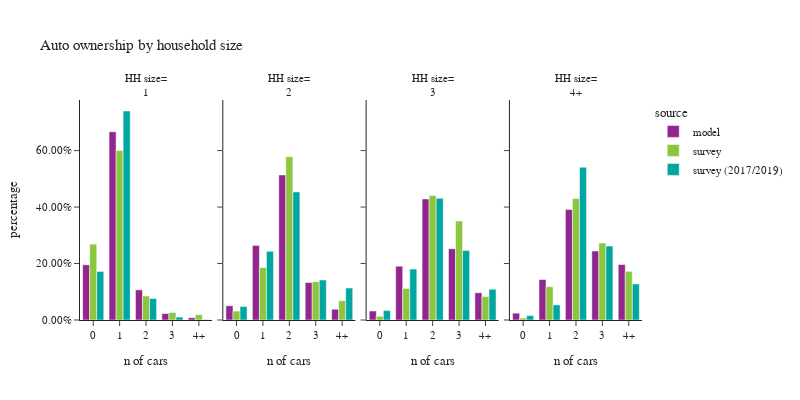

Notebook cell for this chart:
### Code cell
plot_auto(hh,'hhsize_simple','household size', 'HH size')

### Figure 1 — Plotly figure (JSON) as saved in the notebook; plotly's stock layout.template omitted (floating-point values rounded to 4 significant figures)
{"data": [{"alignmentgroup": "True", "customdata": [[94418], [321858], [51528], [10950], [3973]], "hovertemplate": "source=model<br>hhsize_simple=1<br>auto_ownership_simple=%{x}<br>percentage=%{y}<br>sample count=%{customdata[0]}<extra></extra>", "legendgroup": "model", "marker": {"color": "#91268F", "pattern": {"shape": ""}}, "name": "model", "offsetgroup": "model", "orientation": "v", "showlegend": true, "textposition": "auto", "type": "bar", "x": ["0", "1", "2", "3", "4+"], "xaxis": "x", "y": [0.1956, 0.6667, 0.1067, 0.02268, 0.00823], "yaxis": "y"}, {"alignmentgroup": "True", "customdata": [[29499], [154021], [299472], [77451], [22391]], "hovertemplate": "source=model<br>hhsize_simple=2<br>auto_ownership_simple=%{x}<br>percentage=%{y}<br>sample count=%{customdata[0]}<extra></extra>", "legendgroup": "model", "marker": {"color": "#91268F", "pattern": {"shape": ""}}, "name": "model", "offsetgroup": "model", "orientation": "v", "showlegend": false, "textposition": "auto", "type": "bar", "x": ["0", "1", "2", "3", "4+"], "xaxis": "x2", "y": [0.05061, 0.2643, 0.5138, 0.1329, 0.03842], "yaxis": "y2"}, {"alignmentgroup": "True", "customdata": [[8709], [51850], [116820], [68818], [26307]], "hovertemplate": "source=model<br>hhsize_simple=3<br>auto_ownership_simple=%{x}<br>percentage=%{y}<br>sample count=%{customdata[0]}<extra></extra>", "legendgroup": "model", "marker": {"color": "#91268F", "pattern": {"shape": ""}}, "name": "model", "offsetgroup": "model", "orientation": "v", "showlegend": false, "textposition": "auto", "type": "bar", "x": ["0", "1", "2", "3", "4+"], "xaxis": "x3", "y": [0.03196, 0.1903, 0.4287, 0.2525, 0.09654], "yaxis": "y3"}, {"alignmentgroup": "True", "customdata": [[9639], [57057], [155883], [97288], [78197]], "hovertemplate": "source=model<br>hhsize_simple=4+<br>auto_ownership_simple=%{x}<br>percentage=%{y}<br>sample count=%{customdata[0]}<extra></extra>", "legendgroup": "model", "marker": {"color": "#91268F", "pattern": {"shape": ""}}, "name": "model", "offsetgroup": "model", "orientation": "v", "showlegend": false, "textposition": "auto", "type": "bar", "x": ["0", "1", "2", "3", "4+"], "xaxis": "x4", "y": [0.02421, 0.1433, 0.3916, 0.2444, 0.1964], "yaxis": "y4"}, {"alignmentgroup": "True", "customdata": [[486], [910], [110], [23], [13]], "hovertemplate": "source=survey<br>hhsize_simple=1<br>auto_ownership_simple=%{x}<br>percentage=%{y}<br>sample count=%{customdata[0]}<extra></extra>", "legendgroup": "survey", "marker": {"color": "#8CC63E", "pattern": {"shape": ""}}, "name": "survey", "offsetgroup": "survey", "orientation": "v", "showlegend": true, "textposition": "auto", "type": "bar", "x": ["0", "1", "2", "3", "4+"], "xaxis": "x", "y": [0.2688, 0.6006, 0.08505, 0.02663, 0.01896], "yaxis": "y"}, {"alignmentgroup": "True", "customdata": [[76], [480], [573], [126], [52]], "hovertemplate": "source=survey<br>hhsize_simple=2<br>auto_ownership_simple=%{x}<br>percentage=%{y}<br>sample count=%{customdata[0]}<extra></extra>", "legendgroup": "survey", "marker": {"color": "#8CC63E", "pattern": {"shape": ""}}, "name": "survey", "offsetgroup": "survey", "orientation": "v", "showlegend": false, "textposition": "auto", "type": "bar", "x": ["0", "1", "2", "3", "4+"], "xaxis": "x2", "y": [0.03147, 0.1859, 0.5786, 0.1355, 0.06855], "yaxis": "y2"}, {"alignmentgroup": "True", "customdata": [[6], [109], [162], [55], [19]], "hovertemplate": "source=survey<br>hhsize_simple=3<br>auto_ownership_simple=%{x}<br>percentage=%{y}<br>sample count=%{customdata[0]}<extra></extra>", "legendgroup": "survey", "marker": {"color": "#8CC63E", "pattern": {"shape": ""}}, "name": "survey", "offsetgroup": "survey", "orientation": "v", "showlegend": false, "textposition": "auto", "type": "bar", "x": ["0", "1", "2", "3", "4+"], "xaxis": "x3", "y": [0.013, 0.112, 0.4413, 0.3505, 0.08326], "yaxis": "y3"}, {"alignmentgroup": "True", "customdata": [[4], [77], [189], [64], [34]], "hovertemplate": "source=survey<br>hhsize_simple=4+<br>auto_ownership_simple=%{x}<br>percentage=%{y}<br>sample count=%{customdata[0]}<extra></extra>", "legendgroup": "survey", "marker": {"color": "#8CC63E", "pattern": {"shape": ""}}, "name": "survey", "offsetgroup": "survey", "orientation": "v", "showlegend": false, "textposition": "auto", "type": "bar", "x": ["0", "1", "2", "3", "4+"], "xaxis": "x4", "y": [0.006874, 0.1179, 0.4302, 0.2726, 0.1725], "yaxis": "y4"}, {"alignmentgroup": "True", "customdata": [[773], [1585], [123], [22], [4]], "hovertemplate": "source=survey (2017/2019)<br>hhsize_simple=1<br>auto_ownership_simple=%{x}<br>percentage=%{y}<br>sample count=%{customdata[0]}<extra></extra>", "legendgroup": "survey (2017/2019)", "marker": {"color": "#00A7A0", "pattern": {"shape": ""}}, "name": "survey (2017/2019)", "offsetgroup": "survey (2017/2019)", "orientation": "v", "showlegend": true, "textposition": "auto", "type": "bar", "x": ["0", "1", "2", "3", "4+"], "xaxis": "x", "y": [0.1719, 0.7402, 0.07604, 0.01029, 0.001516], "yaxis": "y"}, {"alignmentgroup": "True", "customdata": [[262], [1058], [945], [155], [78]], "hovertemplate": "source=survey (2017/2019)<br>hhsize_simple=2<br>auto_ownership_simple=%{x}<br>percentage=%{y}<br>sample count=%{customdata[0]}<extra></extra>", "legendgroup": "survey (2017/2019)", "marker": {"color": "#00A7A0", "pattern": {"shape": ""}}, "name": "survey (2017/2019)", "offsetgroup": "survey (2017/2019)", "orientation": "v", "showlegend": false, "textposition": "auto", "type": "bar", "x": ["0", "1", "2", "3", "4+"], "xaxis": "x2", "y": [0.04813, 0.2432, 0.4535, 0.1418, 0.1134], "yaxis": "y2"}, {"alignmentgroup": "True", "customdata": [[32], [212], [272], [91], [23]], "hovertemplate": "source=survey (2017/2019)<br>hhsize_simple=3<br>auto_ownership_simple=%{x}<br>percentage=%{y}<br>sample count=%{customdata[0]}<extra></extra>", "legendgroup": "survey (2017/2019)", "marker": {"color": "#00A7A0", "pattern": {"shape": ""}}, "name": "survey (2017/2019)", "offsetgroup": "survey (2017/2019)", "orientation": "v", "showlegend": false, "textposition": "auto", "type": "bar", "x": ["0", "1", "2", "3", "4+"], "xaxis": "x3", "y": [0.03328, 0.1803, 0.4308, 0.2464, 0.1092], "yaxis": "y3"}, {"alignmentgroup": "True", "customdata": [[10], [105], [322], [79], [36]], "hovertemplate": "source=survey (2017/2019)<br>hhsize_simple=4+<br>auto_ownership_simple=%{x}<br>percentage=%{y}<br>sample count=%{customdata[0]}<extra></extra>", "legendgroup": "survey (2017/2019)", "marker": {"color": "#00A7A0", "pattern": {"shape": ""}}, "name": "survey (2017/2019)", "offsetgroup": "survey (2017/2019)", "orientation": "v", "showlegend": false, "textposition": "auto", "type": "bar", "x": ["0", "1", "2", "3", "4+"], "xaxis": "x4", "y": [0.01547, 0.05362, 0.541, 0.2621, 0.1278], "yaxis": "y4"}], "layout": {"annotations": [{"font": {}, "showarrow": false, "text": "HH size=<br>1", "x": 0.1175, "xanchor": "center", "xref": "paper", "y": 1.0, "yanchor": "bottom", "yref": "paper"}, {"font": {}, "showarrow": false, "text": "HH size=<br>2", "x": 0.3725, "xanchor": "center", "xref": "paper", "y": 1.0, "yanchor": "bottom", "yref": "paper"}, {"font": {}, "showarrow": false, "text": "HH size=<br>3", "x": 0.6275, "xanchor": "center", "xref": "paper", "y": 1.0, "yanchor": "bottom", "yref": "paper"}, {"font": {}, "showarrow": false, "text": "HH size=<br>4+", "x": 0.8825, "xanchor": "center", "xref": "paper", "y": 1.0, "yanchor": "bottom", "yref": "paper"}], "barmode": "group", "font": {"size": 11}, "height": 400, "legend": {"title": {"text": "source"}, "tracegroupgap": 0}, "title": {"text": "Auto ownership by household size"}, "width": 800, "xaxis": {"anchor": "y", "domain": [0.0, 0.235], "title": {"text": "n of cars"}}, "xaxis2": {"anchor": "y2", "domain": [0.255, 0.49], "matches": "x", "title": {"text": "n of cars"}}, "xaxis3": {"anchor": "y3", "domain": [0.51, 0.745], "matches": "x", "title": {"text": "n of cars"}}, "xaxis4": {"anchor": "y4", "domain": [0.765, 1.0], "matches": "x", "title": {"text": "n of cars"}}, "yaxis": {"anchor": "x", "domain": [0.0, 1.0], "tickformat": ".2%", "title": {"text": "percentage"}}, "yaxis2": {"anchor": "x2", "domain": [0.0, 1.0], "matches": "y", "showticklabels": false, "tickformat": ".2%"}, "yaxis3": {"anchor": "x3", "domain": [0.0, 1.0], "matches": "y", "showticklabels": false, "tickformat": ".2%"}, "yaxis4": {"anchor": "x4", "domain": [0.0, 1.0], "matches": "y", "showticklabels": false, "tickformat": ".2%"}}}
